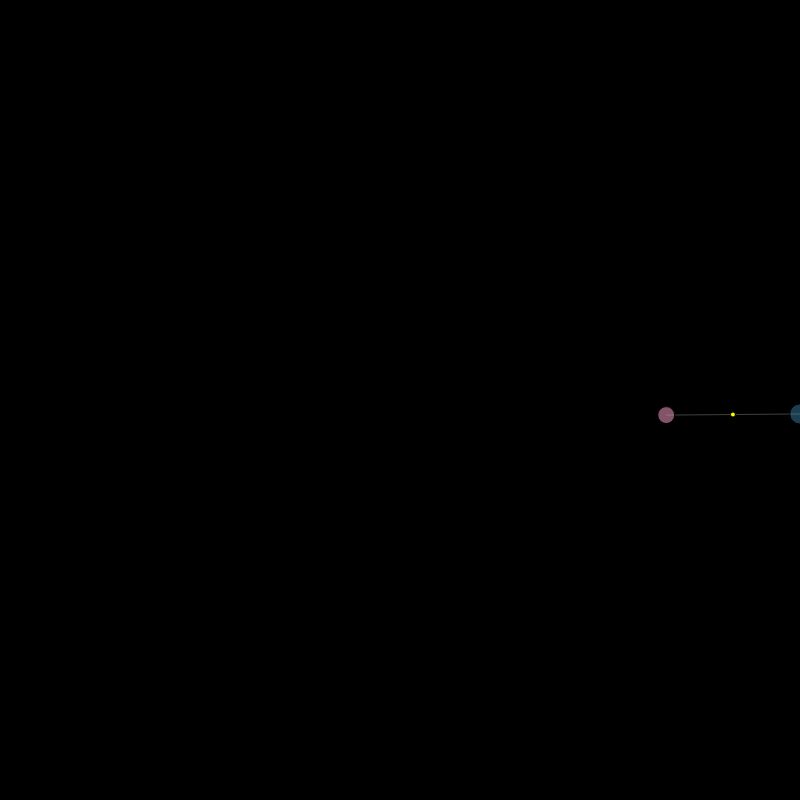
Frame 1 (no input)
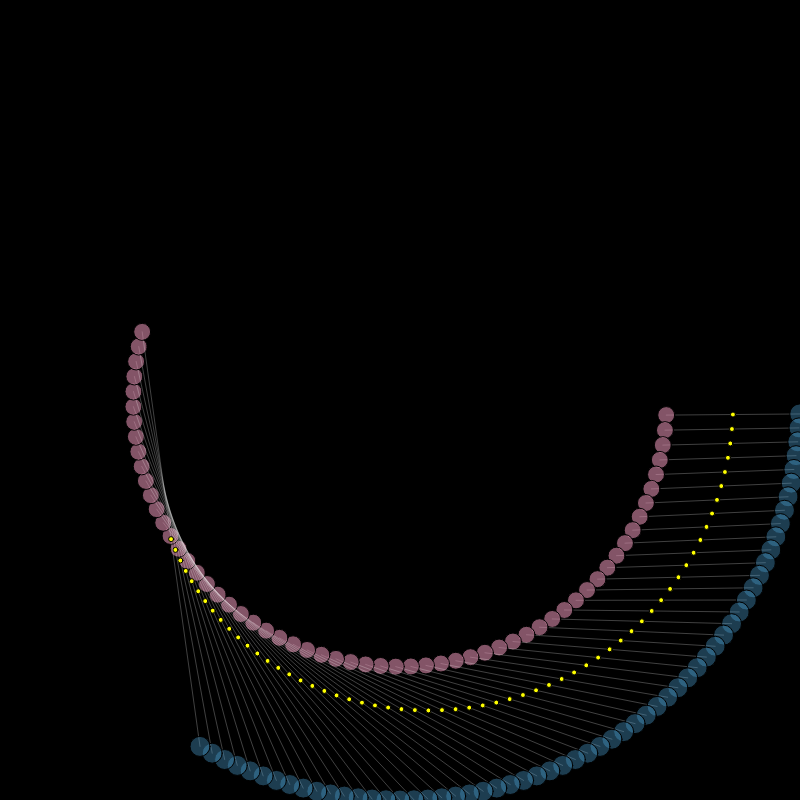
Frame 60 (no input)
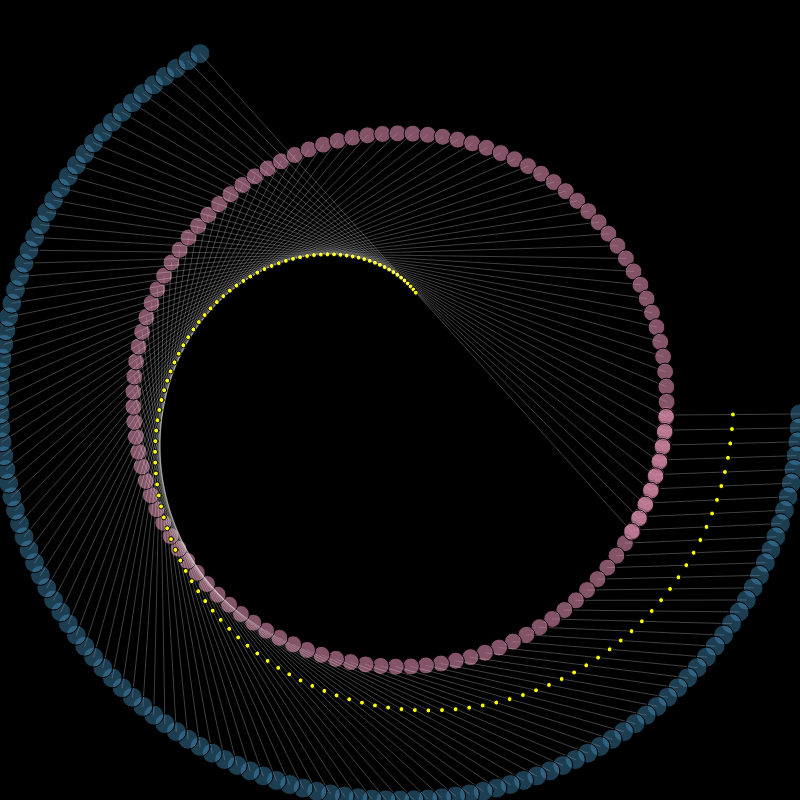
Frame 120 (the mouse pressed at the canvas centre since frame 60)

The p5.js sketch that drew these frames (run headless with seeded random() and noise() and a simulated clock; from frame 60 on, the mouse is pressed at the canvas centre):

// p5.js sketch
// ── sketch.js
let x,y,x1,y1;
let r = 180;
let r1;
let theta =0;
let theta1 =0;
let venus = 225; // Venus orbit around sun in Earth days
let mars = 686.9;
let earth = 365.26; // Earth orbit around sun in Earth days

//let m= earth/mars;
let m= venus/earth; // The orbit in days as a ratio

function setup(){
	createCanvas(800,800);
	r = width/2; // Earth position from center i.e. sun
    r1 = r/1.5; //  Venus closer to sun
    background(0);
    translate(width/2, height/2);
    stroke(255,50);
    fill(255);
}

function draw(){
	translate(width/2,height/2);
    // increase the angle each frame
    theta+=2;
    theta1+=(2/m); // moves at a different rate

    // get x y using polar to Cartesian 
    x=cos(radians(theta))*r;  //earth
    y=sin(radians(theta))*r;
    x1=cos(radians(theta1))*r1; // Venus
    y1=sin(radians(theta1))*r1;

    lx = lerp(x,x1, 0.5) // midpoint 
    ly = lerp(y,y1,0.5)
 	// display
    stroke(255, 64);  // line color
    line(x,y,x1,y1);
    stroke(0);
    fill(73,155,205,100); // earth color
    ellipse(x,y,20,20);
    fill(223,142,175,150); // Venus color
    ellipse(x1,y1,17,17);
    fill(255,255,0);  // mid-point color
    ellipse(lx,ly,5,5);
}
